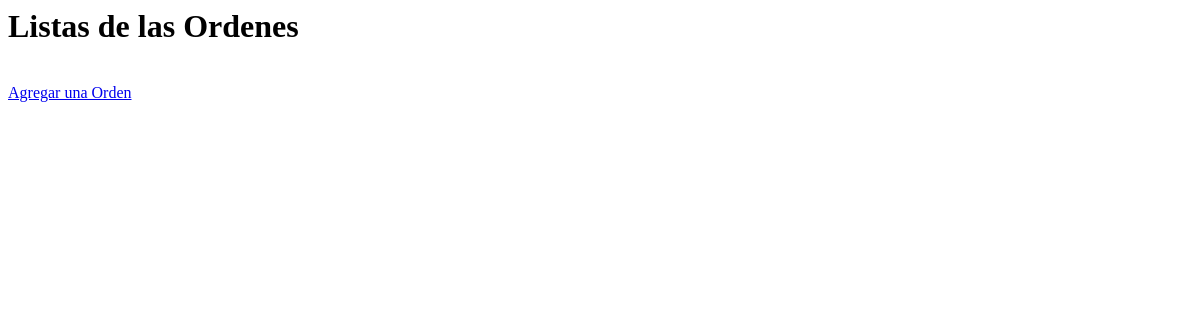
/orders/, run on an earlier commit of the app's database.
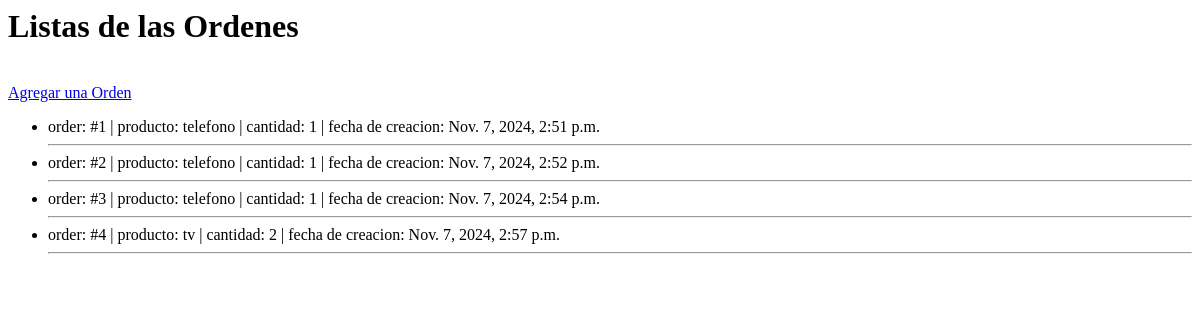
And on a later commit of the database.
### orders/models.py (models this page shows, shortened)
class Order(models.Model):
    product = models.ForeignKey(Product, on_delete=models.CASCADE)
    quantity = models.PositiveIntegerField(blank=True, null= True)
    created_at = models.DateTimeField(auto_now_add=True)

### poducts/models.py (models this page shows)
class Product(models.Model):
    name = models.CharField(max_length=100)
    description = models.TextField()
    price = models.DecimalField(max_digits=10,decimal_places=2)
    stock = models.PositiveIntegerField()
    def __str__(self):
        return self.name

### orders/views.py (the view)
# urls.py: path('',views.order_list,name='order_list'),
def order_list(request):
    orders = Order.objects.all()
    return render(request,'orders/order_list.html',{'orders':orders})

### orders/templates/orders/order_list.html (shortened to what this page needs)
<h1>Listas de las Ordenes</h1>
<a href="{% url 'order_create' %}">Agregar una Orden</a>
<ul>
    {% for order in orders %}
    <li>order: #{{order.id}} | producto: {{order.product}} | cantidad: {{order.quantity}} | fecha de creacion: {{order.created_at}}</li>
    <hr>
    {% endfor %}
</ul>

What changed in the data, as far as the page shows it:
added Order: id "1", product "telefono", quantity "1", created_at "Nov. 7, 2024, 2:51 p.m."
added Order: id "2", product "telefono", quantity "1", created_at "Nov. 7, 2024, 2:52 p.m."
added Order: id "3", product "telefono", quantity "1", created_at "Nov. 7, 2024, 2:54 p.m."
added Order: id "4", product "tv", quantity "2", created_at "Nov. 7, 2024, 2:57 p.m."
